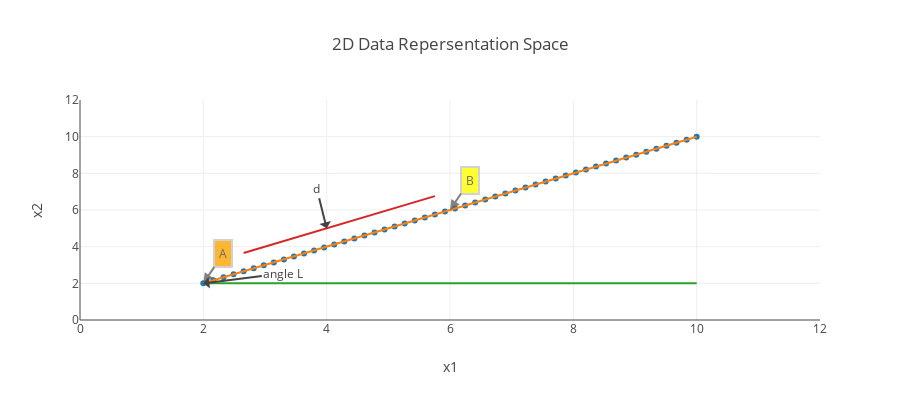
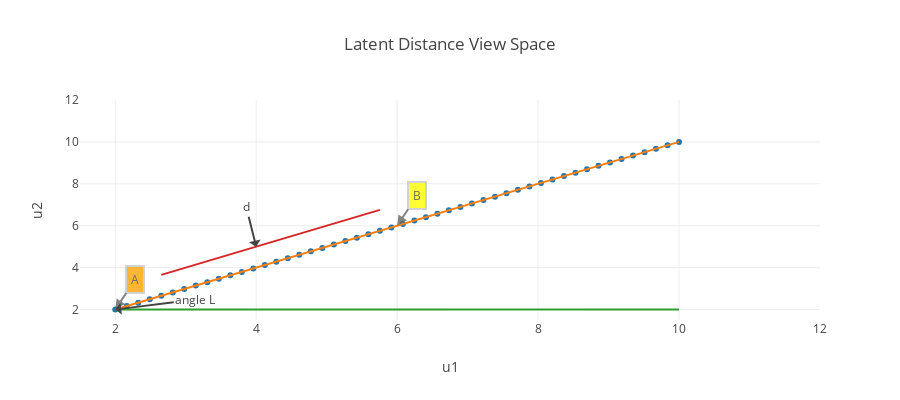

Notebook code for these charts, in order:
### Markdown cell above
이 데이터를 표시하기 위해 현재 X와 Y의 2 차원을 사용하고 있습니다. 그러나 이 공간의 차원을 더 낮은 차원(즉, 1D)으로 줄일 수 있습니다.

다음과 같이 정의할 수 있습니다:

- Line 상의 기준점: A  
- 수평축으로 부터 각도: L


그렇다면 line A 위의 다른 지점(예: B)은 A로부터 거리 "d" 및 각도 L의 관점으로 표현할 수 있습니다.

### Code cell
random_y3 = [2 for i in range(100)]
random_y4 = random_y2 + 1
trace4 = go.Scatter(x = random_x[4:24], y = random_y4[4:300], mode="lines")
trace3 = go.Scatter(x = random_x, y = random_y3, mode="lines")
trace1 = go.Scatter(x = random_x, y = random_y1, mode="markers")
trace2 = go.Scatter(x = random_x, y = random_y2, mode="lines")
layout = go.Layout(xaxis=dict(title="x1", range=(0,12)), yaxis=dict(title="x2", range=(0,12)), height=400,
                   annotations=[dict(x=2, y=2, xref='x', yref='y', text='A', showarrow=True, align='center', arrowhead=2, arrowsize=1, arrowwidth=2, 
                                     arrowcolor='#636363', ax=20, ay=-30, bordercolor='#c7c7c7', borderwidth=2, borderpad=4, bgcolor='orange', opacity=0.8), 
                                dict(x=6, y=6, xref='x', yref='y', text='B', showarrow=True, align='center', arrowhead=2, arrowsize=1, arrowwidth=2, arrowcolor='#636363',
                                     ax=20, ay=-30, bordercolor='#c7c7c7', borderwidth=2, borderpad=4, bgcolor='yellow', opacity=0.8), dict(
                                     x=4, y=5, xref='x', yref='y',text='d', ay=-40), 
                                dict(x=2, y=2, xref='x', yref='y', text='angle L', ax=80, ay=-10)], title="2D Data Repersentation Space", showlegend=False)
data = [trace1, trace2, trace3, trace4]
figure = go.Figure(data = data, layout = layout)
iplot(figure)



#################

random_y3 = [2 for i in range(100)]
random_y4 = random_y2 + 1
trace4 = go.Scatter(x = random_x[4:24], y = random_y4[4:300], mode="lines")
trace3 = go.Scatter(x = random_x, y = random_y3, mode="lines")
trace1 = go.Scatter(x = random_x, y = random_y1, mode="markers")
trace2 = go.Scatter(x = random_x, y = random_y2, mode="lines")
layout = go.Layout(xaxis=dict(title="u1", range=(1.5,12)), yaxis=dict(title="u2", range=(1.5,12)), height=400,
                   annotations=[dict(x=2, y=2, xref='x', yref='y', text='A', showarrow=True, align='center', arrowhead=2, arrowsize=1, arrowwidth=2, 
                                     arrowcolor='#636363', ax=20, ay=-30, bordercolor='#c7c7c7', borderwidth=2, borderpad=4, bgcolor='orange', opacity=0.8), 
                                dict(x=6, y=6, xref='x', yref='y', text='B', showarrow=True, align='center', arrowhead=2, arrowsize=1, arrowwidth=2, arrowcolor='#636363',
                                     ax=20, ay=-30, bordercolor='#c7c7c7', borderwidth=2, borderpad=4, bgcolor='yellow', opacity=0.8), dict(
                                     x=4, y=5, xref='x', yref='y',text='d', ay=-40), 
                                dict(x=2, y=2, xref='x', yref='y', text='angle L', ax=80, ay=-10)], title="Latent Distance View Space", showlegend=False)
data = [trace1, trace2, trace3, trace4]
figure = go.Figure(data = data, layout = layout)
iplot(figure)

### Figure 1 — Plotly figure (JSON) as saved in the notebook; plotly's stock layout.template omitted (floating-point values rounded to 4 significant figures)
{"data": [{"mode": "markers", "x": [2, 2.163, 2.327, 2.49, 2.653, 2.816, 2.98, 3.143, 3.306, 3.469, 3.633, 3.796, 3.959, 4.122, 4.286, 4.449, 4.612, 4.776, 4.939, 5.102, 5.265, 5.429, 5.592, 5.755, 5.918, 6.082, 6.245, 6.408, 6.571, 6.735, 6.898, 7.061, 7.224, 7.388, 7.551, 7.714, 7.878, 8.041, 8.204, 8.367, 8.531, 8.694, 8.857, 9.02, 9.184, 9.347, 9.51, 9.673, 9.837, 10], "y": [2, 2.163, 2.327, 2.49, 2.653, 2.816, 2.98, 3.143, 3.306, 3.469, 3.633, 3.796, 3.959, 4.122, 4.286, 4.449, 4.612, 4.776, 4.939, 5.102, 5.265, 5.429, 5.592, 5.755, 5.918, 6.082, 6.245, 6.408, 6.571, 6.735, 6.898, 7.061, 7.224, 7.388, 7.551, 7.714, 7.878, 8.041, 8.204, 8.367, 8.531, 8.694, 8.857, 9.02, 9.184, 9.347, 9.51, 9.673, 9.837, 10], "type": "scatter", "uid": "01850e4e-5e13-11eb-88fe-0242ac130202"}, {"mode": "lines", "x": [2, 2.163, 2.327, 2.49, 2.653, 2.816, 2.98, 3.143, 3.306, 3.469, 3.633, 3.796, 3.959, 4.122, 4.286, 4.449, 4.612, 4.776, 4.939, 5.102, 5.265, 5.429, 5.592, 5.755, 5.918, 6.082, 6.245, 6.408, 6.571, 6.735, 6.898, 7.061, 7.224, 7.388, 7.551, 7.714, 7.878, 8.041, 8.204, 8.367, 8.531, 8.694, 8.857, 9.02, 9.184, 9.347, 9.51, 9.673, 9.837, 10], "y": [2, 2.163, 2.327, 2.49, 2.653, 2.816, 2.98, 3.143, 3.306, 3.469, 3.633, 3.796, 3.959, 4.122, 4.286, 4.449, 4.612, 4.776, 4.939, 5.102, 5.265, 5.429, 5.592, 5.755, 5.918, 6.082, 6.245, 6.408, 6.571, 6.735, 6.898, 7.061, 7.224, 7.388, 7.551, 7.714, 7.878, 8.041, 8.204, 8.367, 8.531, 8.694, 8.857, 9.02, 9.184, 9.347, 9.51, 9.673, 9.837, 10], "type": "scatter", "uid": "0185115a-5e13-11eb-88fe-0242ac130202"}, {"mode": "lines", "x": [2, 2.163, 2.327, 2.49, 2.653, 2.816, 2.98, 3.143, 3.306, 3.469, 3.633, 3.796, 3.959, 4.122, 4.286, 4.449, 4.612, 4.776, 4.939, 5.102, 5.265, 5.429, 5.592, 5.755, 5.918, 6.082, 6.245, 6.408, 6.571, 6.735, 6.898, 7.061, 7.224, 7.388, 7.551, 7.714, 7.878, 8.041, 8.204, 8.367, 8.531, 8.694, 8.857, 9.02, 9.184, 9.347, 9.51, 9.673, 9.837, 10], "y": [2, 2, 2, 2, 2, 2, 2, 2, 2, 2, 2, 2, 2, 2, 2, 2, 2, 2, 2, 2, 2, 2, 2, 2, 2, 2, 2, 2, 2, 2, 2, 2, 2, 2, 2, 2, 2, 2, 2, 2, 2, 2, 2, 2, 2, 2, 2, 2, 2, 2, 2, 2, 2, 2, 2, 2, 2, 2, 2, 2, 2, 2, 2, 2, 2, 2, 2, 2, 2, 2, 2, 2, 2, 2, 2, 2, 2, 2, 2, 2, 2, 2, 2, 2, 2, 2, 2, 2, 2, 2, 2, 2, 2, 2, 2, 2, 2, 2, 2, 2], "type": "scatter", "uid": "018512b8-5e13-11eb-88fe-0242ac130202"}, {"mode": "lines", "x": [2.653, 2.816, 2.98, 3.143, 3.306, 3.469, 3.633, 3.796, 3.959, 4.122, 4.286, 4.449, 4.612, 4.776, 4.939, 5.102, 5.265, 5.429, 5.592, 5.755], "y": [3.653, 3.816, 3.98, 4.143, 4.306, 4.469, 4.633, 4.796, 4.959, 5.122, 5.286, 5.449, 5.612, 5.776, 5.939, 6.102, 6.265, 6.429, 6.592, 6.755, 6.918, 7.082, 7.245, 7.408, 7.571, 7.735, 7.898, 8.061, 8.224, 8.388, 8.551, 8.714, 8.878, 9.041, 9.204, 9.367, 9.531, 9.694, 9.857, 10.02, 10.18, 10.35, 10.51, 10.67, 10.84, 11], "type": "scatter", "uid": "018513ee-5e13-11eb-88fe-0242ac130202"}], "layout": {"annotations": [{"align": "center", "arrowcolor": "#636363", "arrowhead": 2, "arrowsize": 1, "arrowwidth": 2, "ax": 20, "ay": -30, "bgcolor": "orange", "bordercolor": "#c7c7c7", "borderpad": 4, "borderwidth": 2, "opacity": 0.8, "showarrow": true, "text": "A", "x": 2, "xref": "x", "y": 2, "yref": "y"}, {"align": "center", "arrowcolor": "#636363", "arrowhead": 2, "arrowsize": 1, "arrowwidth": 2, "ax": 20, "ay": -30, "bgcolor": "yellow", "bordercolor": "#c7c7c7", "borderpad": 4, "borderwidth": 2, "opacity": 0.8, "showarrow": true, "text": "B", "x": 6, "xref": "x", "y": 6, "yref": "y"}, {"ay": -40, "text": "d", "x": 4, "xref": "x", "y": 5, "yref": "y"}, {"ax": 80, "ay": -10, "text": "angle L", "x": 2, "xref": "x", "y": 2, "yref": "y"}], "height": 400, "showlegend": false, "title": "2D Data Repersentation Space", "xaxis": {"range": [0, 12], "title": "x1"}, "yaxis": {"range": [0, 12], "title": "x2"}}}

### Figure 2 — Plotly figure (JSON) as saved in the notebook; plotly's stock layout.template omitted (floating-point values rounded to 4 significant figures)
{"data": [{"mode": "markers", "x": [2, 2.163, 2.327, 2.49, 2.653, 2.816, 2.98, 3.143, 3.306, 3.469, 3.633, 3.796, 3.959, 4.122, 4.286, 4.449, 4.612, 4.776, 4.939, 5.102, 5.265, 5.429, 5.592, 5.755, 5.918, 6.082, 6.245, 6.408, 6.571, 6.735, 6.898, 7.061, 7.224, 7.388, 7.551, 7.714, 7.878, 8.041, 8.204, 8.367, 8.531, 8.694, 8.857, 9.02, 9.184, 9.347, 9.51, 9.673, 9.837, 10], "y": [2, 2.163, 2.327, 2.49, 2.653, 2.816, 2.98, 3.143, 3.306, 3.469, 3.633, 3.796, 3.959, 4.122, 4.286, 4.449, 4.612, 4.776, 4.939, 5.102, 5.265, 5.429, 5.592, 5.755, 5.918, 6.082, 6.245, 6.408, 6.571, 6.735, 6.898, 7.061, 7.224, 7.388, 7.551, 7.714, 7.878, 8.041, 8.204, 8.367, 8.531, 8.694, 8.857, 9.02, 9.184, 9.347, 9.51, 9.673, 9.837, 10], "type": "scatter", "uid": "019f8350-5e13-11eb-88fe-0242ac130202"}, {"mode": "lines", "x": [2, 2.163, 2.327, 2.49, 2.653, 2.816, 2.98, 3.143, 3.306, 3.469, 3.633, 3.796, 3.959, 4.122, 4.286, 4.449, 4.612, 4.776, 4.939, 5.102, 5.265, 5.429, 5.592, 5.755, 5.918, 6.082, 6.245, 6.408, 6.571, 6.735, 6.898, 7.061, 7.224, 7.388, 7.551, 7.714, 7.878, 8.041, 8.204, 8.367, 8.531, 8.694, 8.857, 9.02, 9.184, 9.347, 9.51, 9.673, 9.837, 10], "y": [2, 2.163, 2.327, 2.49, 2.653, 2.816, 2.98, 3.143, 3.306, 3.469, 3.633, 3.796, 3.959, 4.122, 4.286, 4.449, 4.612, 4.776, 4.939, 5.102, 5.265, 5.429, 5.592, 5.755, 5.918, 6.082, 6.245, 6.408, 6.571, 6.735, 6.898, 7.061, 7.224, 7.388, 7.551, 7.714, 7.878, 8.041, 8.204, 8.367, 8.531, 8.694, 8.857, 9.02, 9.184, 9.347, 9.51, 9.673, 9.837, 10], "type": "scatter", "uid": "019f859e-5e13-11eb-88fe-0242ac130202"}, {"mode": "lines", "x": [2, 2.163, 2.327, 2.49, 2.653, 2.816, 2.98, 3.143, 3.306, 3.469, 3.633, 3.796, 3.959, 4.122, 4.286, 4.449, 4.612, 4.776, 4.939, 5.102, 5.265, 5.429, 5.592, 5.755, 5.918, 6.082, 6.245, 6.408, 6.571, 6.735, 6.898, 7.061, 7.224, 7.388, 7.551, 7.714, 7.878, 8.041, 8.204, 8.367, 8.531, 8.694, 8.857, 9.02, 9.184, 9.347, 9.51, 9.673, 9.837, 10], "y": [2, 2, 2, 2, 2, 2, 2, 2, 2, 2, 2, 2, 2, 2, 2, 2, 2, 2, 2, 2, 2, 2, 2, 2, 2, 2, 2, 2, 2, 2, 2, 2, 2, 2, 2, 2, 2, 2, 2, 2, 2, 2, 2, 2, 2, 2, 2, 2, 2, 2, 2, 2, 2, 2, 2, 2, 2, 2, 2, 2, 2, 2, 2, 2, 2, 2, 2, 2, 2, 2, 2, 2, 2, 2, 2, 2, 2, 2, 2, 2, 2, 2, 2, 2, 2, 2, 2, 2, 2, 2, 2, 2, 2, 2, 2, 2, 2, 2, 2, 2], "type": "scatter", "uid": "019f86fc-5e13-11eb-88fe-0242ac130202"}, {"mode": "lines", "x": [2.653, 2.816, 2.98, 3.143, 3.306, 3.469, 3.633, 3.796, 3.959, 4.122, 4.286, 4.449, 4.612, 4.776, 4.939, 5.102, 5.265, 5.429, 5.592, 5.755], "y": [3.653, 3.816, 3.98, 4.143, 4.306, 4.469, 4.633, 4.796, 4.959, 5.122, 5.286, 5.449, 5.612, 5.776, 5.939, 6.102, 6.265, 6.429, 6.592, 6.755, 6.918, 7.082, 7.245, 7.408, 7.571, 7.735, 7.898, 8.061, 8.224, 8.388, 8.551, 8.714, 8.878, 9.041, 9.204, 9.367, 9.531, 9.694, 9.857, 10.02, 10.18, 10.35, 10.51, 10.67, 10.84, 11], "type": "scatter", "uid": "019f88f0-5e13-11eb-88fe-0242ac130202"}], "layout": {"annotations": [{"align": "center", "arrowcolor": "#636363", "arrowhead": 2, "arrowsize": 1, "arrowwidth": 2, "ax": 20, "ay": -30, "bgcolor": "orange", "bordercolor": "#c7c7c7", "borderpad": 4, "borderwidth": 2, "opacity": 0.8, "showarrow": true, "text": "A", "x": 2, "xref": "x", "y": 2, "yref": "y"}, {"align": "center", "arrowcolor": "#636363", "arrowhead": 2, "arrowsize": 1, "arrowwidth": 2, "ax": 20, "ay": -30, "bgcolor": "yellow", "bordercolor": "#c7c7c7", "borderpad": 4, "borderwidth": 2, "opacity": 0.8, "showarrow": true, "text": "B", "x": 6, "xref": "x", "y": 6, "yref": "y"}, {"ay": -40, "text": "d", "x": 4, "xref": "x", "y": 5, "yref": "y"}, {"ax": 80, "ay": -10, "text": "angle L", "x": 2, "xref": "x", "y": 2, "yref": "y"}], "height": 400, "showlegend": false, "title": "Latent Distance View Space", "xaxis": {"range": [1.5, 12], "title": "u1"}, "yaxis": {"range": [1.5, 12], "title": "u2"}}}
